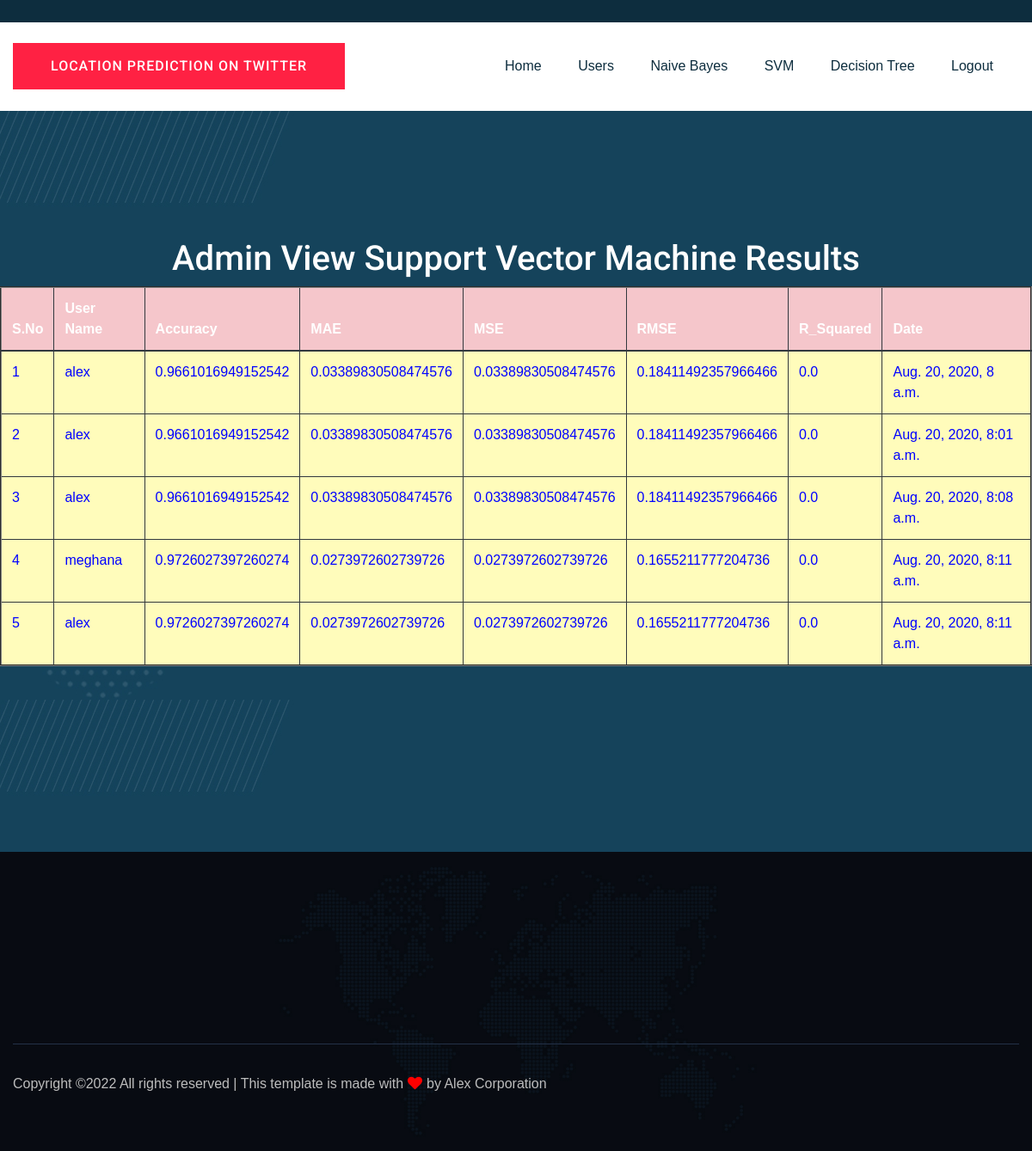
Screenshot of /AdminSVM/ with the database file from the repository.
### users/models.py (models this page shows, shortened)
class UserAlgorithmResultsModel(models.Model):
    username = models.CharField(max_length=100)
    algorithmname = models.CharField(max_length=100)
    accuracy = models.FloatField()
    mae = models.FloatField()
    mse = models.FloatField()
    rmse = models.FloatField()
    r_squared = models.FloatField()
    cdate = models.DateTimeField(auto_now_add=True)
    class Meta:
        db_table = "AlgorithmResults"

### admins/views.py (the view)
# urls.py: path("AdminSVM/", admins.AdminSVM, name="AdminSVM"),
def AdminSVM(request):
    data = UserAlgorithmResultsModel.objects.filter(algorithmname="SVM")
    return render(request,'admins/AdminSVM.html',{'data':data})

### assets/templates/admins/AdminSVM.html
{%extends 'admins/adminbase.html'%}
{%load static%}
{%block contents%}
    <div class="testimonial-area testimonial-padding" data-background="{%static 'img/gallery/section_bg04.jpg'%}">
        <div class="container ">
            <div class="row d-flex justify-content-center">
                                   <h1><font color="WHITE">Admin View Support Vector Machine Results</font></h1>
                                         <table border="2px" class="table table-hover table-dark">
                    <thead>
                    <tr class="table-danger">
                        <th scope="col">S.No</th>
                        <th scope="col">User Name</th>
                        <th scope="col">Accuracy</th>
                        <th scope="col">MAE</th>
                        <th scope="col">MSE</th>
                        <th scope="col">RMSE</th>
                        <th scope="col">R_Squared</th>
                        <th scope="col">Date</th>
                    </tr>
                    </thead>
                    <tbody>
                    {% for i in data %}
                    <tr scope="row" style="color: BLUE; background-color:#FFFCBB">
                        <td>{{forloop.counter}}</td>
                        <td>{{i.username}}</td>
                        <td>{{i.accuracy}}</td>
                        <td>{{i.mae}}</td>
                        <td>{{i.mse}}</td>
                        <td>{{i.rmse}}</td>
                        <td>{{i.r_squared}}</td>
                        <td>{{i.cdate}}</td>
                    </tr>
                    {% endfor %}
                    </tbody>
                </table>
            </div>
        </div>
    </div>
{%endblock%}

### rows the page displays
UserAlgorithmResultsModel: username "alex", accuracy "0.9661016949152542", mae "0.03389830508474576", mse "0.03389830508474576", rmse "0.18411492357966466", r_squared "0.0", cdate "Aug. 20, 2020, 8 a.m."
UserAlgorithmResultsModel: username "alex", accuracy "0.9661016949152542", mae "0.03389830508474576", mse "0.03389830508474576", rmse "0.18411492357966466", r_squared "0.0", cdate "Aug. 20, 2020, 8:01 a.m."
UserAlgorithmResultsModel: username "alex", accuracy "0.9661016949152542", mae "0.03389830508474576", mse "0.03389830508474576", rmse "0.18411492357966466", r_squared "0.0", cdate "Aug. 20, 2020, 8:08 a.m."
UserAlgorithmResultsModel: username "meghana", accuracy "0.9726027397260274", mae "0.0273972602739726", mse "0.0273972602739726", rmse "0.1655211777204736", r_squared "0.0", cdate "Aug. 20, 2020, 8:11 a.m."
UserAlgorithmResultsModel: username "alex", accuracy "0.9726027397260274", mae "0.0273972602739726", mse "0.0273972602739726", rmse "0.1655211777204736", r_squared "0.0", cdate "Aug. 20, 2020, 8:11 a.m."
